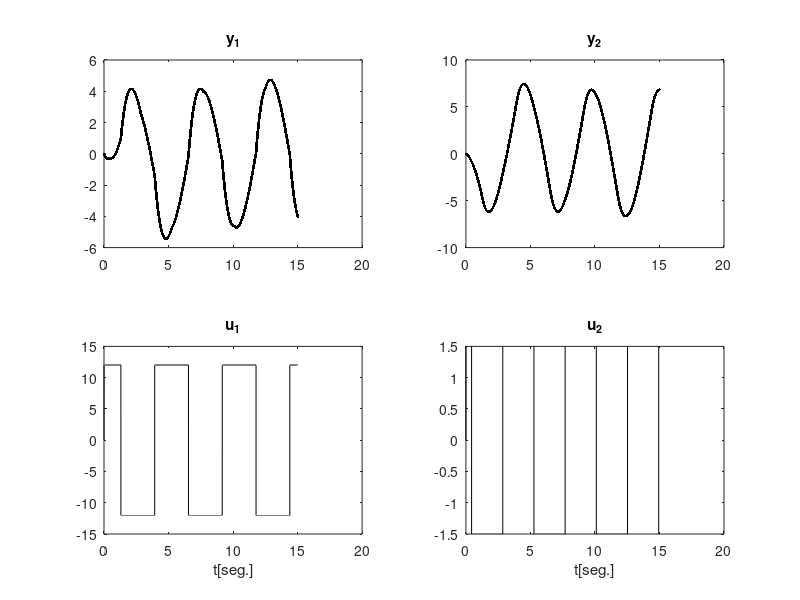
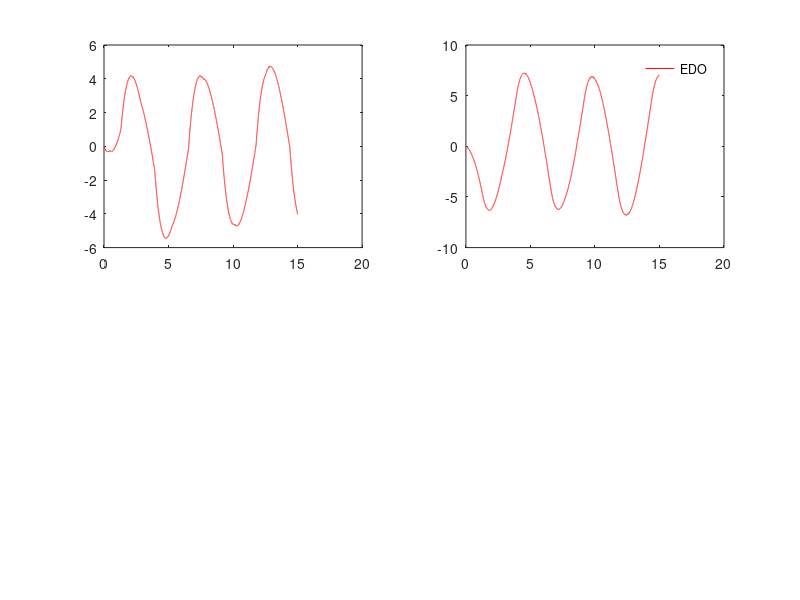

MATLAB code to generate these figures, in order:
% Verificación de la EDO
% Condiciones iniciales nulas.
% clear all;clc;close all;
% pkg load control;
% pkg load signal;
T=15; Kmax=30000; At=T/Kmax;TamanioFuente=12;
u1=zeros(1,Kmax);y1=u1;y2=u1;y1p=y1;y2p=y2; t=0:At:T-At;y1pp=0;
u1=[0 12* sign(cos(1.2*t))];u1p=[0 diff(u1)/At];
u2=[0 1.5* sign(cos(1.3*t+1))];u2p=[ 0 diff(u2)/At];
for jj=1:Kmax-1
 y1pp=(1/4)*(-u1p(jj)+2*u1(jj)+2*u2p(jj)+u2(jj)-4*y1p(jj)-y1(jj));
 y2pp=(1/4)*(-3*u1(jj)+u2(jj)-u2p(jj)-4*y2p(jj)-y2(jj));
 %Integro
 y2p(jj+1) =y2p(jj)+y2pp*At;
 y2(jj+1) =y2(jj) +y2p(jj)*At;
 y1p(jj+1) =y1p(jj)+y1pp*At;
 y1(jj+1) =y1(jj) +y1p(jj)*At;
end
figure;
subplot(2,2,1);plot(t,y1,'.k'); title('y_1'),hold on
subplot(2,2,2);plot(t,y2,'.k');title('y_2'); hold on
subplot(2,2,3);plot(t,u1(1:numel(t)),'k'); title('u_1');xlabel('t[seg.]')
subplot(2,2,4);plot(t,u2(1:numel(t)),'k');title('u_2');xlabel('t[seg.]')
A=[0,1;-.25,-1];
A=[A zeros(size(A));zeros(size(A)) A];
B1=[ -.25 .5; 3/4 -.25];
B2=[0 -.25;-3/4 3/4];
B=[B1;B2];
C=[1 0 0 0;0 0 1 0];
D=[0 0;0 0];
% Para verificar usando Octave
% num11=[-1 2];num12=[2 1];
% num21=[-3]; num22=[-1 2];
% den=[4 4 1];
% H11=tf(num11,den);H12=tf(num12,den);
% H21=tf(num21,den);H22=tf(num22,den);
% H=[H11 H12;H21 H22];
% sys=ss(H,'minimal');
% A=sys.a;
% B=sys.b;
% C=sys.c;
% D=sys.d;
x=[0;0;0;0];U=[0;0];y_2(1)=0;
for jj=1:Kmax-1
 U(1)=u1(jj);
 U(2)=u2(jj);
 xp=A*x+B*U;
 y =C*x+D*U;
 x=x+xp*At;
 x11(jj)=x(1);
 x22(jj)=x(2);
 y_1(jj+1)=y(1);
 y_2(jj+1)=y(2);
end
figure
subplot(2,2,1);plot(t,y_1,'r');
subplot(2,2,2);plot(t,y_2,'r');legend('EDO','VE');legend('boxoff');